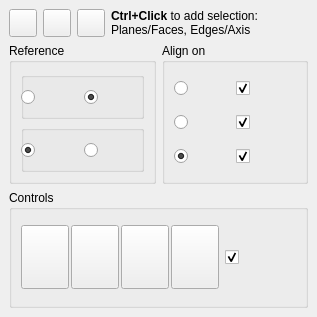
<?xml version="1.0" encoding="UTF-8"?>
<ui version="4.0">
 <class>DockWidget</class>
 <widget class="QDockWidget" name="DockWidget">
  <property name="geometry">
   <rect>
    <x>0</x>
    <y>0</y>
    <width>317</width>
    <height>317</height>
   </rect>
  </property>
  <property name="windowIcon">
   <iconset>
    <normaloff>Center-Align.png</normaloff>Center-Align.png</iconset>
  </property>
  <property name="layoutDirection">
   <enum>Qt::LeftToRight</enum>
  </property>
  <property name="features">
   <set>QDockWidget::DockWidgetFloatable|QDockWidget::DockWidgetMovable</set>
  </property>
  <property name="allowedAreas">
   <set>Qt::LeftDockWidgetArea|Qt::RightDockWidgetArea</set>
  </property>
  <property name="windowTitle">
   <string extracomment="kicad StepUp 3D tools">Align tool</string>
  </property>
  <widget class="QWidget" name="dockWidgetContents">
   <layout class="QGridLayout" name="gridLayout_5">
    <item row="1" column="0">
     <layout class="QGridLayout" name="gridLayout_4">
      <item row="0" column="1">
       <widget class="QGroupBox" name="AlignGroup">
        <property name="title">
         <string notr="true">Align on</string>
        </property>
        <layout class="QVBoxLayout" name="verticalLayout">
         <item>
          <layout class="QGridLayout" name="gridLayout_12">
           <property name="spacing">
            <number>2</number>
           </property>
           <item row="0" column="0">
            <widget class="QRadioButton" name="rbCenters">
             <property name="minimumSize">
              <size>
               <width>56</width>
               <height>32</height>
              </size>
             </property>
             <property name="toolTip">
              <string notr="true">Align Centers</string>
             </property>
             <property name="text">
              <string notr="true"/>
             </property>
             <property name="icon">
              <iconset>
               <normaloff>Centers.png</normaloff>Centers.png</iconset>
             </property>
             <property name="iconSize">
              <size>
               <width>26</width>
               <height>26</height>
              </size>
             </property>
             <property name="checked">
              <bool>false</bool>
             </property>
            </widget>
           </item>
           <item row="1" column="1">
            <widget class="QCheckBox" name="cbY">
             <property name="minimumSize">
              <size>
               <width>48</width>
               <height>32</height>
              </size>
             </property>
             <property name="maximumSize">
              <size>
               <width>64</width>
               <height>128</height>
              </size>
             </property>
             <property name="toolTip">
              <string notr="true">center on Y</string>
             </property>
             <property name="text">
              <string notr="true"/>
             </property>
             <property name="icon">
              <iconset>
               <normaloff>Yaxis.png</normaloff>Yaxis.png</iconset>
             </property>
             <property name="iconSize">
              <size>
               <width>16</width>
               <height>16</height>
              </size>
             </property>
             <property name="checked">
              <bool>true</bool>
             </property>
            </widget>
           </item>
           <item row="2" column="0">
            <widget class="QRadioButton" name="rbPlanesCenters">
             <property name="minimumSize">
              <size>
               <width>56</width>
               <height>32</height>
              </size>
             </property>
             <property name="toolTip">
              <string notr="true">Align Centers &amp; Planes</string>
             </property>
             <property name="text">
              <string notr="true"/>
             </property>
             <property name="icon">
              <iconset>
               <normaloff>Planes-Centers.png</normaloff>Planes-Centers.png</iconset>
             </property>
             <property name="iconSize">
              <size>
               <width>26</width>
               <height>26</height>
              </size>
             </property>
             <property name="checked">
              <bool>true</bool>
             </property>
            </widget>
           </item>
           <item row="2" column="1">
            <widget class="QCheckBox" name="cbZ">
             <property name="minimumSize">
              <size>
               <width>48</width>
               <height>32</height>
              </size>
             </property>
             <property name="maximumSize">
              <size>
               <width>64</width>
               <height>128</height>
              </size>
             </property>
             <property name="toolTip">
              <string notr="true">center on Z</string>
             </property>
             <property name="text">
              <string notr="true"/>
             </property>
             <property name="icon">
              <iconset>
               <normaloff>Zaxis.png</normaloff>Zaxis.png</iconset>
             </property>
             <property name="iconSize">
              <size>
               <width>16</width>
               <height>16</height>
              </size>
             </property>
             <property name="checked">
              <bool>true</bool>
             </property>
            </widget>
           </item>
           <item row="0" column="1">
            <widget class="QCheckBox" name="cbX">
             <property name="minimumSize">
              <size>
               <width>48</width>
               <height>32</height>
              </size>
             </property>
             <property name="maximumSize">
              <size>
               <width>64</width>
               <height>128</height>
              </size>
             </property>
             <property name="toolTip">
              <string notr="true">center on X</string>
             </property>
             <property name="text">
              <string notr="true"/>
             </property>
             <property name="icon">
              <iconset>
               <normaloff>Xaxis.png</normaloff>Xaxis.png</iconset>
             </property>
             <property name="iconSize">
              <size>
               <width>16</width>
               <height>16</height>
              </size>
             </property>
             <property name="checked">
              <bool>true</bool>
             </property>
            </widget>
           </item>
           <item row="1" column="0">
            <widget class="QRadioButton" name="rbPlanes">
             <property name="minimumSize">
              <size>
               <width>56</width>
               <height>32</height>
              </size>
             </property>
             <property name="toolTip">
              <string notr="true">Align Planes</string>
             </property>
             <property name="text">
              <string notr="true"/>
             </property>
             <property name="icon">
              <iconset>
               <normaloff>Planes.png</normaloff>Planes.png</iconset>
             </property>
             <property name="iconSize">
              <size>
               <width>26</width>
               <height>26</height>
              </size>
             </property>
             <property name="checked">
              <bool>false</bool>
             </property>
            </widget>
           </item>
          </layout>
         </item>
        </layout>
       </widget>
      </item>
      <item row="0" column="0">
       <widget class="QGroupBox" name="ReferenceGroup">
        <property name="title">
         <string notr="true">Reference</string>
        </property>
        <layout class="QVBoxLayout" name="verticalLayout_2">
         <item>
          <widget class="QGroupBox" name="groupBox">
           <property name="title">
            <string/>
           </property>
           <widget class="QWidget" name="layoutWidget">
            <property name="geometry">
             <rect>
              <x>0</x>
              <y>8</y>
              <width>120</width>
              <height>34</height>
             </rect>
            </property>
            <layout class="QGridLayout" name="gridLayout_3">
             <item row="0" column="1">
              <widget class="QRadioButton" name="rbMass">
               <property name="minimumSize">
                <size>
                 <width>56</width>
                 <height>32</height>
                </size>
               </property>
               <property name="toolTip">
                <string notr="true">Center of
Mass</string>
               </property>
               <property name="text">
                <string notr="true"/>
               </property>
               <property name="icon">
                <iconset>
                 <normaloff>Mass.png</normaloff>Mass.png</iconset>
               </property>
               <property name="iconSize">
                <size>
                 <width>26</width>
                 <height>26</height>
                </size>
               </property>
               <property name="checked">
                <bool>true</bool>
               </property>
              </widget>
             </item>
             <item row="0" column="0">
              <widget class="QRadioButton" name="rbBBox">
               <property name="minimumSize">
                <size>
                 <width>56</width>
                 <height>32</height>
                </size>
               </property>
               <property name="toolTip">
                <string notr="true">Center of
Boundig Box</string>
               </property>
               <property name="text">
                <string notr="true"/>
               </property>
               <property name="icon">
                <iconset>
                 <normaloff>Bbox.png</normaloff>Bbox.png</iconset>
               </property>
               <property name="iconSize">
                <size>
                 <width>26</width>
                 <height>26</height>
                </size>
               </property>
               <property name="checkable">
                <bool>true</bool>
               </property>
               <property name="checked">
                <bool>false</bool>
               </property>
              </widget>
             </item>
            </layout>
           </widget>
          </widget>
         </item>
         <item>
          <widget class="QGroupBox" name="groupBox_2">
           <property name="title">
            <string/>
           </property>
           <widget class="QWidget" name="layoutWidget">
            <property name="geometry">
             <rect>
              <x>0</x>
              <y>8</y>
              <width>120</width>
              <height>34</height>
             </rect>
            </property>
            <layout class="QGridLayout" name="gridLayout">
             <item row="0" column="1">
              <widget class="QRadioButton" name="rbNormal_Inv">
               <property name="minimumSize">
                <size>
                 <width>56</width>
                 <height>32</height>
                </size>
               </property>
               <property name="toolTip">
                <string notr="true">Alignment Normal
Inverted</string>
               </property>
               <property name="text">
                <string notr="true"/>
               </property>
               <property name="icon">
                <iconset>
                 <normaloff>Normal-Down.png</normaloff>Normal-Down.png</iconset>
               </property>
               <property name="iconSize">
                <size>
                 <width>26</width>
                 <height>26</height>
                </size>
               </property>
               <property name="checked">
                <bool>false</bool>
               </property>
              </widget>
             </item>
             <item row="0" column="0">
              <widget class="QRadioButton" name="rbNormal">
               <property name="minimumSize">
                <size>
                 <width>56</width>
                 <height>32</height>
                </size>
               </property>
               <property name="toolTip">
                <string notr="true">Alignment Normal</string>
               </property>
               <property name="text">
                <string notr="true"/>
               </property>
               <property name="icon">
                <iconset>
                 <normaloff>Normal-Up.png</normaloff>Normal-Up.png</iconset>
               </property>
               <property name="iconSize">
                <size>
                 <width>26</width>
                 <height>26</height>
                </size>
               </property>
               <property name="checked">
                <bool>true</bool>
               </property>
              </widget>
             </item>
            </layout>
           </widget>
          </widget>
         </item>
        </layout>
       </widget>
      </item>
     </layout>
    </item>
    <item row="0" column="0">
     <layout class="QGridLayout" name="gridLayout_2">
      <item row="0" column="9">
       <widget class="QLabel" name="Label_Align_Gui">
        <property name="toolTip">
         <string notr="true">Ctrl+Click to select
Faces/Planes or Edges/Axis</string>
        </property>
        <property name="text">
         <string>&lt;b&gt;Ctrl+Click&lt;/b&gt; to add selection:&lt;br&gt;Planes/Faces, Edges/Axis</string>
        </property>
       </widget>
      </item>
      <item row="0" column="10">
       <spacer name="horizontalSpacer">
        <property name="orientation">
         <enum>Qt::Horizontal</enum>
        </property>
        <property name="sizeHint" stdset="0">
         <size>
          <width>40</width>
          <height>20</height>
         </size>
        </property>
       </spacer>
      </item>
      <item row="0" column="8">
       <widget class="QPushButton" name="close">
        <property name="maximumSize">
         <size>
          <width>28</width>
          <height>28</height>
         </size>
        </property>
        <property name="toolTip">
         <string>close</string>
        </property>
        <property name="text">
         <string notr="true"/>
        </property>
        <property name="icon">
         <iconset>
          <normaloff>closeW.png</normaloff>closeW.png</iconset>
        </property>
        <property name="iconSize">
         <size>
          <width>24</width>
          <height>24</height>
         </size>
        </property>
       </widget>
      </item>
      <item row="0" column="7">
       <widget class="QPushButton" name="Help_Align">
        <property name="maximumSize">
         <size>
          <width>28</width>
          <height>28</height>
         </size>
        </property>
        <property name="toolTip">
         <string>close</string>
        </property>
        <property name="text">
         <string notr="true"/>
        </property>
        <property name="icon">
         <iconset>
          <normaloff>help.png</normaloff>help.png</iconset>
        </property>
        <property name="iconSize">
         <size>
          <width>24</width>
          <height>24</height>
         </size>
        </property>
       </widget>
      </item>
      <item row="0" column="2">
       <widget class="QPushButton" name="dock_float">
        <property name="maximumSize">
         <size>
          <width>28</width>
          <height>28</height>
         </size>
        </property>
        <property name="toolTip">
         <string>expand</string>
        </property>
        <property name="text">
         <string notr="true"/>
        </property>
        <property name="icon">
         <iconset>
          <normaloff>un_dock.png</normaloff>un_dock.png</iconset>
        </property>
        <property name="iconSize">
         <size>
          <width>24</width>
          <height>24</height>
         </size>
        </property>
       </widget>
      </item>
     </layout>
    </item>
    <item row="3" column="0">
     <layout class="QGridLayout" name="gridLayout_6">
      <item row="0" column="0">
       <widget class="QGroupBox" name="ControlsGroup">
        <property name="title">
         <string notr="true">Controls</string>
        </property>
        <layout class="QGridLayout" name="gridLayout_7">
         <item row="0" column="2">
          <spacer name="horizontalSpacer_2">
           <property name="orientation">
            <enum>Qt::Horizontal</enum>
           </property>
           <property name="sizeHint" stdset="0">
            <size>
             <width>40</width>
             <height>20</height>
            </size>
           </property>
          </spacer>
         </item>
         <item row="0" column="0">
          <layout class="QGridLayout" name="gridLayout_14">
           <property name="spacing">
            <number>2</number>
           </property>
           <item row="0" column="0">
            <widget class="QPushButton" name="Align">
             <property name="minimumSize">
              <size>
               <width>48</width>
               <height>48</height>
              </size>
             </property>
             <property name="maximumSize">
              <size>
               <width>64</width>
               <height>64</height>
              </size>
             </property>
             <property name="toolTip">
              <string>Align objects</string>
             </property>
             <property name="text">
              <string/>
             </property>
             <property name="icon">
              <iconset>
               <normaloff>Center-Align.png</normaloff>Center-Align.png</iconset>
             </property>
             <property name="iconSize">
              <size>
               <width>32</width>
               <height>32</height>
              </size>
             </property>
             <property name="checkable">
              <bool>false</bool>
             </property>
             <property name="checked">
              <bool>false</bool>
             </property>
            </widget>
           </item>
           <item row="0" column="4">
            <widget class="QPushButton" name="XRayBtn">
             <property name="minimumSize">
              <size>
               <width>48</width>
               <height>48</height>
              </size>
             </property>
             <property name="maximumSize">
              <size>
               <width>64</width>
               <height>64</height>
              </size>
             </property>
             <property name="toolTip">
              <string notr="true">XRay toggle</string>
             </property>
             <property name="text">
              <string notr="true"/>
             </property>
             <property name="icon">
              <iconset>
               <normaloff>xray.png</normaloff>xray.png</iconset>
             </property>
             <property name="iconSize">
              <size>
               <width>24</width>
               <height>24</height>
              </size>
             </property>
             <property name="checkable">
              <bool>false</bool>
             </property>
             <property name="checked">
              <bool>false</bool>
             </property>
            </widget>
           </item>
           <item row="0" column="3">
            <widget class="QPushButton" name="Undo_Align">
             <property name="minimumSize">
              <size>
               <width>48</width>
               <height>48</height>
              </size>
             </property>
             <property name="maximumSize">
              <size>
               <width>64</width>
               <height>64</height>
              </size>
             </property>
             <property name="toolTip">
              <string>Undo last Alignment</string>
             </property>
             <property name="text">
              <string/>
             </property>
             <property name="icon">
              <iconset>
               <normaloff>Undo.png</normaloff>Undo.png</iconset>
             </property>
             <property name="iconSize">
              <size>
               <width>24</width>
               <height>24</height>
              </size>
             </property>
             <property name="checkable">
              <bool>false</bool>
             </property>
             <property name="checked">
              <bool>false</bool>
             </property>
            </widget>
           </item>
           <item row="0" column="2">
            <widget class="QPushButton" name="Move">
             <property name="minimumSize">
              <size>
               <width>48</width>
               <height>48</height>
              </size>
             </property>
             <property name="maximumSize">
              <size>
               <width>64</width>
               <height>64</height>
              </size>
             </property>
             <property name="toolTip">
              <string>Move selected</string>
             </property>
             <property name="text">
              <string/>
             </property>
             <property name="icon">
              <iconset>
               <normaloff>Move.png</normaloff>Move.png</iconset>
             </property>
             <property name="iconSize">
              <size>
               <width>24</width>
               <height>24</height>
              </size>
             </property>
             <property name="checkable">
              <bool>false</bool>
             </property>
             <property name="checked">
              <bool>false</bool>
             </property>
            </widget>
           </item>
          </layout>
         </item>
         <item row="0" column="1">
          <widget class="QCheckBox" name="cbHierarchy">
           <property name="minimumSize">
            <size>
             <width>52</width>
             <height>48</height>
            </size>
           </property>
           <property name="maximumSize">
            <size>
             <width>64</width>
             <height>128</height>
            </size>
           </property>
           <property name="toolTip">
            <string notr="true">use Part and Body
hierarchy in Aligning</string>
           </property>
           <property name="text">
            <string notr="true"/>
           </property>
           <property name="icon">
            <iconset>
             <normaloff>hierarchy.png</normaloff>hierarchy.png</iconset>
           </property>
           <property name="iconSize">
            <size>
             <width>26</width>
             <height>26</height>
            </size>
           </property>
           <property name="checked">
            <bool>true</bool>
           </property>
          </widget>
         </item>
        </layout>
       </widget>
      </item>
     </layout>
    </item>
   </layout>
  </widget>
 </widget>
 <resources/>
 <connections/>
 <designerdata>
  <property name="gridDeltaX">
   <number>4</number>
  </property>
  <property name="gridDeltaY">
   <number>4</number>
  </property>
  <property name="gridSnapX">
   <bool>true</bool>
  </property>
  <property name="gridSnapY">
   <bool>true</bool>
  </property>
  <property name="gridVisible">
   <bool>true</bool>
  </property>
 </designerdata>
</ui>
